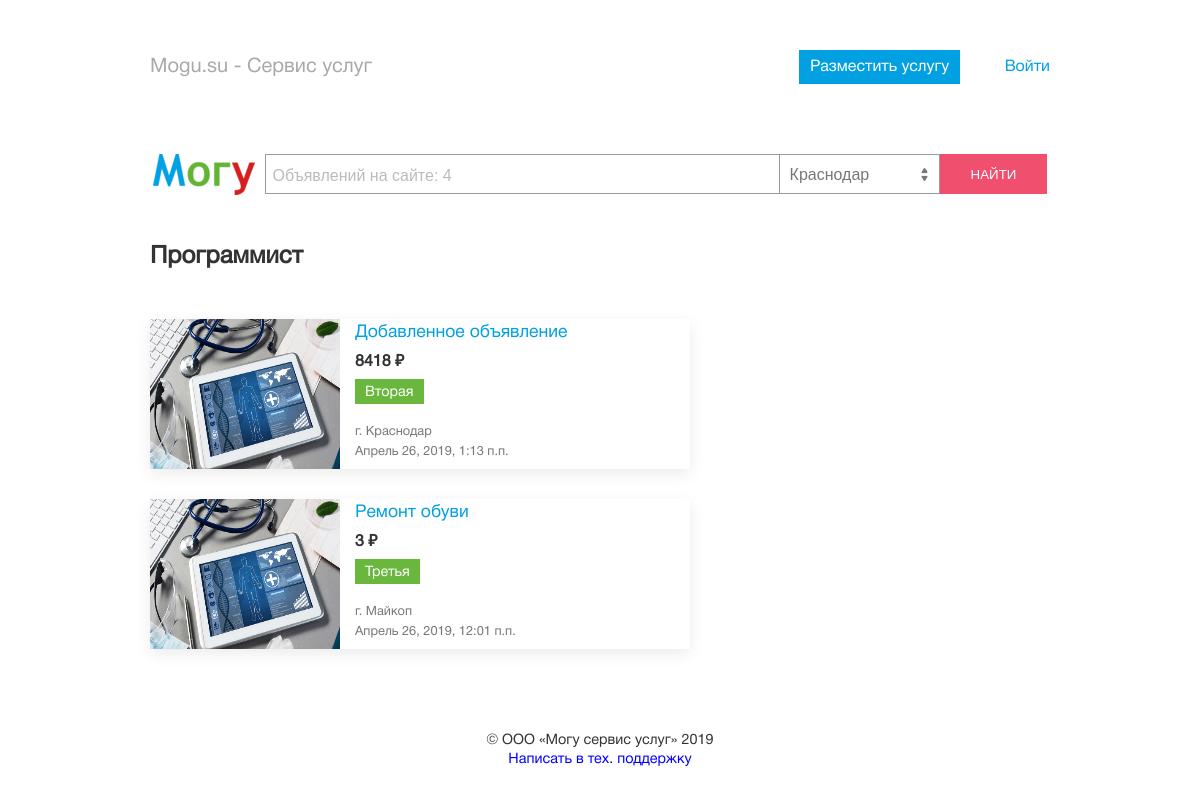
/announcements/service_type/1/, run on the app's committed database.
### services/models.py (models this page shows, shortened)
class ServiceType(models.Model):
    name = models.CharField(max_length=250, verbose_name='Название')
    class Meta:
        verbose_name = 'Тип услуги'
        verbose_name_plural = 'Типы услуг'
        ordering = ['name']

class Service(models.Model):
    service_type = models.ForeignKey(ServiceType, on_delete=models.CASCADE, verbose_name='Тип услуги', related_name='services')
    name = models.CharField(max_length=250, verbose_name='Название')
    class Meta:
        verbose_name = 'Услуга'
        verbose_name_plural = 'Услуги'
        ordering = ['name']

### announcements/models.py (models this page shows, shortened)
class Announcement(models.Model):
    name = models.CharField(max_length=250, verbose_name='Название')
    author = models.ForeignKey(settings.AUTH_USER_MODEL, on_delete=models.CASCADE, verbose_name='Автор', related_name='announcements')
    service = models.ForeignKey(Service, on_delete=models.CASCADE, verbose_name='Услуга', related_name='announcements')
    price = models.PositiveIntegerField(verbose_name='Цена')
    posted = models.DateTimeField(auto_now_add=True, verbose_name='Размещено')
    views = models.PositiveSmallIntegerField(verbose_name='Просмотры', default=0)
    views_today = models.PositiveSmallIntegerField(verbose_name='Просмотры сегодня', default=0)
    today = models.DateField(verbose_name='Сегодня', auto_now_add=True)
    city = models.ForeignKey(City, on_delete=models.CASCADE, verbose_name='Город', related_name='announcements')
    address = models.CharField(max_length=250, verbose_name='Адресс')
    contact = models.CharField(max_length=250, verbose_name='Контактное лицо')
    phone = models.CharField(max_length=250, verbose_name='Телефон')
    desc = RichTextField(verbose_name='Описание')
    is_active = models.BooleanField(default=True, verbose_name='Активное')
    class Meta:
        verbose_name = 'Объявление'
        verbose_name_plural = 'Объявления'
        ordering = ['-posted']

class Image(models.Model):
    announcement = models.ForeignKey(Announcement, on_delete=models.CASCADE, verbose_name='Объявление', related_name='images')
    def get_picture_url(self, filename):
        return 'images/announcements/%s/%s' % (self.announcement.author.username, filename)
    image = models.ImageField(upload_to=get_picture_url, verbose_name='Изображение')
    is_main = models.BooleanField(default=False, verbose_name='Главное изображение')
    class Meta:
        verbose_name = 'Изображение'
        verbose_name_plural = 'Изображения'

class City(models.Model):
    name = models.CharField(max_length=250, verbose_name='Город')
    class Meta:
        verbose_name = 'Город'
        verbose_name_plural = 'Города'
        ordering = ['name']
    def __str__(self):
        return '%s' % self.name

### announcements/views.py (the view)
# urls.py: path('service_type/<service_type_id>/', views.an_type_list, name='an_type_list'),
def an_type_list(request, service_type_id):
    search_form = MainSearchForm()
    service_type = ServiceType.objects.get(id=int(service_type_id))
    service_types = ServiceType.objects.all()
    services = Service.objects.filter(service_type=service_type)
    an_all = Announcement.objects.filter(service__in=services, is_active=True)
    cities = City.objects.all()
    context = {
        'service_type': service_type,
        'an_all': an_all,
        'service_types': service_types,
        'cities': cities,
        'search_form': search_form,
    }
    return render(request, 'announcements/an_type_list.html', context)

### profiles/forms.py (shortened to what this page needs)
class RegisterForm(UserCreationForm):
    first_name = forms.CharField(required=True, widget=forms.TextInput(attrs={'placeholder': 'Имя*'}))
    last_name = forms.CharField(required=True, widget=forms.TextInput(attrs={'placeholder': 'Фамилия*'}))
    patronymic = forms.CharField(required=False, widget=forms.TextInput(attrs={'placeholder': 'Отчество'}))
    phone = forms.CharField(required=True, widget=forms.TextInput(attrs={'class': 'phone', 'placeholder': 'Телефон*'}))
    email = forms.EmailField(required=True, widget=forms.TextInput(attrs={'placeholder': 'Почта*'}))
    password1 = forms.CharField(required=True, widget=forms.PasswordInput(attrs={'placeholder': 'Пароль*'}))
    password2 = forms.CharField(required=True, widget=forms.PasswordInput(attrs={'placeholder': 'Подтверждение пароля*'}))
    class Meta:
        model = User
        fields = [
            'first_name',
            'last_name',
            'patronymic',
            'phone',
            'email',
            'password1',
            'password2',
        ]

class LoginForm(forms.Form):
    username = forms.CharField(required=True, widget=forms.TextInput(attrs={'class': 'phone', 'placeholder': 'Телефон'}))
    password = forms.CharField(required=True, widget=forms.PasswordInput(attrs={'placeholder': 'Пароль'}))

### profiles/context_processors.py (called while the page is built)
def getting_forms(request):
    reg_form = RegisterForm()
    login_form = LoginForm()
    context = {
        'reg_form': reg_form,
        'login_form': login_form,
    }
    return context

### templates/announcements/an_type_list.html (shortened to what this page needs)
{% extends 'base.html' %}
{% load static %}
{% load imagefit %}
{% block content %}
    <div class="services_type">
        <div class="container">
            <div class="search-block">
                <form action="{% url 'search_result' %}" class="main-search" method="POST" autocomplete="off">
                    <div class="row">
                        <img src="{% static 'images/logo.png' %}" alt="main-logo">
                        <div id="multiple-datasets">
                            {{ search_form.q }}
                        </div>
                        <select name="city-select" id="city-select">
                            {% for city in cities %}
                                <option value="{{ city.id }}">{{ city.name }}</option>
                            {% endfor %}
                        </select>
                        <button type="submit">Найти</button>
                    </div>
                </form>
            </div>
            <h2>{{ service_type.name }}</h2>
            <div class="row">
                <div class="services-list">
                    {% for an in an_all %}
                        <div class="service-item">
                            <div class="row">
                                <img src="{{ an.images.first.image.url|resize:'190x150,C' }}" alt="an-photo">
                                <div class="service-info">
                                    <h3><a href="{% url 'an_detail' an.id %}">{{ an.name|truncatechars:30 }}</a></h3>
                                    <p class="price">{{ an.price }} &#8381;</p>
                                    <p class="city"><span>г. {{ an.city }}<span></p>
                                    <a class="s-type" href="{% url 'an_list' an.service.id %}">{{ an.service.name }}</a>
                                    <p class="posted"><span>{{ an.posted }}</span></p>
                                </div>
                            </div>
                        </div>
                    {% endfor %}
                </div>
            </div>
        </div>
    </div>
{% endblock content %}

### dev_static/css/style.css (style rules this page uses)
* { padding: 0; margin: 0; outline: none; }
a, a:visited { text-decoration: none; color: #00f; }
body { font-size: 1rem; font-family: 'Helvetica Neue', Arial, Helvetica, sans-serif; color: #333; }
input::placeholder { color: #bbb; }
input { border: 1px solid #aaa; }
.container { max-width: 900px; padding: 0 40px; margin: 0 auto; }
.row { display: flex; flex-wrap: wrap; }
.search-block img { width: 102px; height: 100%; margin-right: 10px; }
#main-search { width: 515px; padding: 12px 7px 8px 7px; font-size: 1rem; color: #666; border: 1px solid #9a9a9a; box-sizing: border-box; }
.search-block .row { justify-content: center; }
.search-block select { width: 160px; color: #777; font-size: 1rem; padding: 0 10px; border: 1px solid #9a9a9a; border-left: none; height: 40px; -webkit-appearance: none; -moz-appearance: none; appearance: none; background: url('../images/select_arrows.png') no-repeat 95% center; }
.search-block button { text-transform: uppercase; padding: 0 30px; background-color: #f0506e; color: #fff; border: 1px solid #f0506e; cursor: pointer; height: 40px; }
.services-list { margin-top: 50px; }
.services-list img { width: 190px; height: 150px; }
.service-item { margin-top: 30px; box-shadow: 0 5px 15px rgba(0,0,0,.08); }
.service-item .service-info { text-align: left; padding: 5px 15px; box-sizing: border-box; color: #333; font-size: 0.9rem; }
.service-item .service-info h3 { margin-bottom: 10px; font-weight: normal; font-size: 1.1rem; top: 10; position: absolute; }
.service-info h3 a { color: #00a0e3; }
.service-info { position: relative; width: 350px; }
.service-info .price { position: absolute; top: 30px; font-weight: bold; font-size: 1rem; }
.service-info .posted { position: absolute; bottom: 10px; }
.service-info .city { position: absolute; bottom: 30px; }
.s-type { position: absolute; top: 60px; display: inline-block; background-color: #6ab73e; color: #fff; padding: 7px 10px 4px 10px; }
.service-item .service-info p span { color: #777; font-size: 0.8rem; }
.services_type .search-block { margin-top: 70px; }
.services_type h2 { margin: 50px 0 0 0; }
.services-list .service-item { margin: 0 0 30px 0; }
.typeahead { outline: none; }
.tt-hint { display: none; }

### data on the page
ServiceType: name "Программист"
Announcement: images.first.image|resize (picture), name "Добавленное объявление", price "8418", city "Краснодар", service.name "Вторая", posted "Апрель 26, 2019, 1:13 п.п."
Announcement: images.first.image|resize (picture), name "Ремонт обуви", price "3", city "Майкоп", service.name "Третья", posted "Апрель 26, 2019, 12:01 п.п."

### other printed values
form field city-select "Краснодар"
